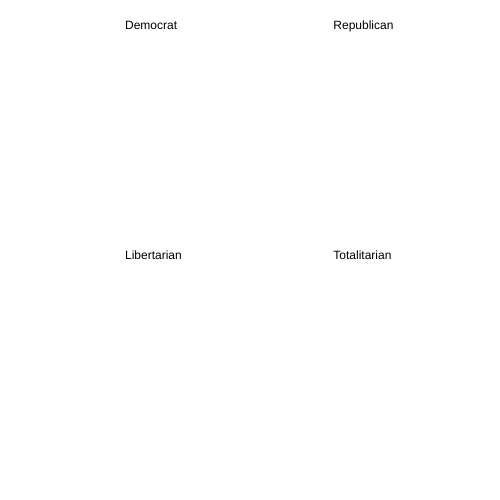
Frame 1 (no input)
Frame 60 (no input): identical to frame 1, image omitted
Frame 120 (the mouse pressed at the canvas centre since frame 60): identical to frame 1, image omitted

The p5.js sketch that drew this single still picture (run headless with seeded random() and noise() and a simulated clock; from frame 60 on, the mouse is pressed at the canvas centre):

// p5.js sketch
// ── sketch.js
function setup() {
	createCanvas(500, 500);
}

function draw() {
	background(255);
	var str1 = "Democrat";
	var str2 = "Republican";
	var str3 = "Libertarian";
	var str4 = "Totalitarian";
	
	textAlign(LEFT);
	text(str1, width/4, 20, 250, 250);
	text(str2, width/2 + width/6, 20, 250, 250);
	text(str3, width/4, 250, 250, 250);
	text(str4, width/2 + width/6, 250, 250, 250);

}	

	
// this is a comment
